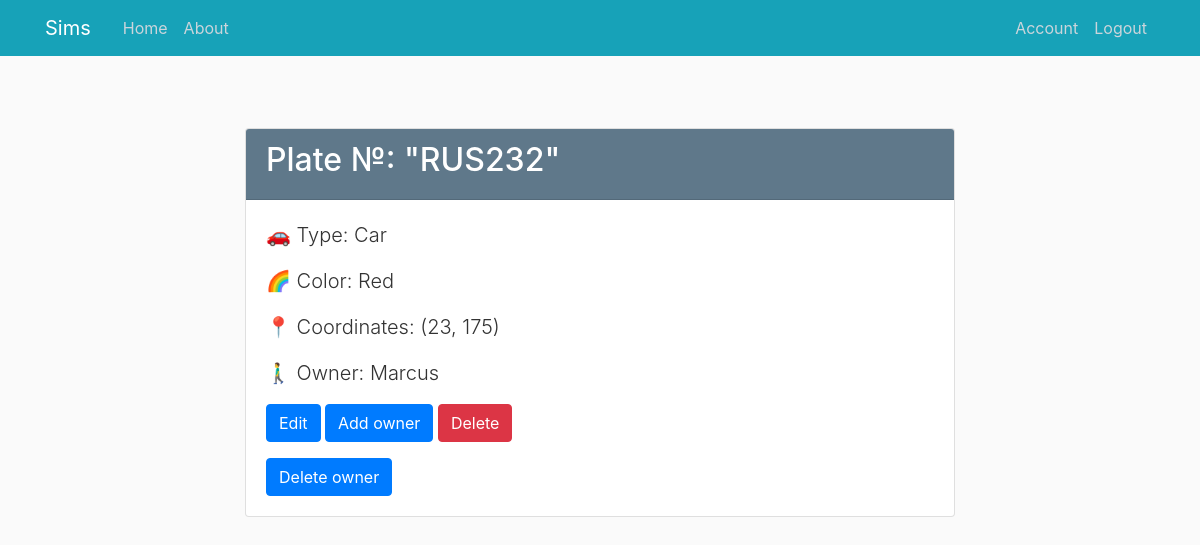
Page /vehicle/1 (signed in) on the committed database.
### sims/models.py (models this page shows, shortened)
class Vehicle(db.Model):
    id = db.Column(db.Integer, primary_key=True)
    plate = db.Column(db.String(30), nullable=False)
    type = db.Column(db.Enum(VehicleType), nullable=False)
    color = db.Column(db.Enum(Color), nullable=False)
    x_coordinate = db.Column(db.Integer, nullable=False, default=0)
    y_coordinate = db.Column(db.Integer, nullable=False, default=0)
    human_id = db.Column(db.Integer, db.ForeignKey('human.id'))

class Human(db.Model):
    id = db.Column(db.Integer, primary_key=True)
    name = db.Column(db.String(100), nullable=False)
    surname = db.Column(db.String(100), nullable=False)
    gender = db.Column(db.Enum(Gender), nullable=False)
    age = db.Column(db.Integer, nullable=False)
    job = db.Column(db.Enum(Job), default=Job.UNEMPLOYED)
    x_coordinate = db.Column(db.Integer, nullable=False, default=0)
    y_coordinate = db.Column(db.Integer, nullable=False, default=0)
    family_id = db.Column(db.Integer, db.ForeignKey('family.id'))
    plumbob = db.Column(db.Enum(Plumbob), default=Plumbob.GREEN)

### sims/vehicles/routes.py (the view)
@vehicles.route("/vehicle/<int:vehicle_id>")
def vehicle(vehicle_id):
    vehicle = Vehicle.query.get_or_404(vehicle_id)
    human = Human.query.get(vehicle.human_id)
    return render_template('vehicles/vehicle.html', vehicle=vehicle, human=human)

### sims/models.py (called while the page is built)
@login_manager.user_loader
def load_user(user_id):
    return User.query.get(int(user_id))

### sims/templates/vehicles/vehicle.html (shortened to what this page needs)
{% extends "layout.html" %}
{% block content %}
    <div class="container mt-5">
        <div class="row justify-content-center">
            <div class="col-md-8">
                <div class="card">
                    <div class="card-header bg-steel text-white">
                        <h2 class="text-white">Plate №: "{{ vehicle.plate }}"</h2>
                    </div>
                    <div class="card-body">
                        <p class="lead">🚗 Type: {{ vehicle.type.value }}</p>
                        <p class="lead">🌈 Color: {{ vehicle.color.value }}</p>
                        <p class="lead">📍 Coordinates: ({{ vehicle.x_coordinate }}, {{ vehicle.y_coordinate }})</p>
                        {% if human %}
                            <p class="lead">🚶‍♂️ Owner: {{ human.name }}</p>
                        {% else %}
                            <p class="lead">🚶‍♂️ Owner: No one</p>
                        {% endif %}
                        <div class="mt-3">
                            <a href="{{ url_for('vehicles.update_vehicle', vehicle_id=vehicle.id) }}" class="btn btn-primary">Edit</a>
                            <a href="{{ url_for('humans.humans_vehicle', vehicle_id=vehicle.id) }}"
                               class="btn btn-primary">Add owner</a>
                            <button class="btn btn-danger" id="deleteBtn" data-toggle="modal"
                                    data-target="#deleteModal">Delete
                            </button>
                            {% if human %}
                                <form class="mt-3"
                                      action="{{ url_for('vehicles.vehicle_delete_human', vehicle_id=vehicle.id) }}"
                                      method="POST">
                                    <input class="btn btn-primary" type="submit" value="Delete owner">
                                </form>
                            {% endif %}
                        </div>
                    </div>
                </div>
            </div>
        </div>
    </div>
{% endblock content %}

### sims/static/main.css (style rules this page uses)
body { background: #fafafa; color: #333333; margin-top: 5rem; }
h1, h2, h3, h4, h5, h6 { color: #444444; }
.bg-steel { background-color: #5f788a; }

### rows in the picture
Vehicle: plate "RUS232", type.value "Car", color.value "Red", x_coordinate "23", y_coordinate "175"
Human: name "Marcus"
